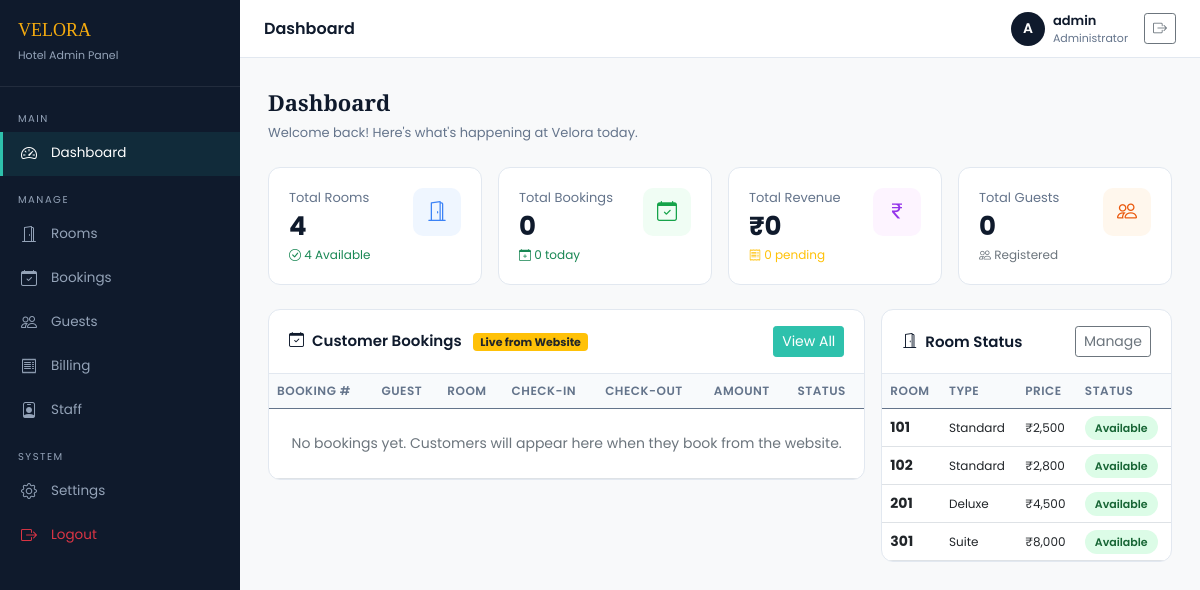
The app's page /admin/dashboard.php (signed in) with its own data.
### tables this page shows
CREATE TABLE IF NOT EXISTS rooms (
  sr_no INT AUTO_INCREMENT PRIMARY KEY,
  room_name VARCHAR(100) NOT NULL,
  room_type ENUM('Standard','Deluxe','Suite','Presidential') NOT NULL,
  room_number VARCHAR(10) NOT NULL UNIQUE,
  floor_number INT DEFAULT 1,
  price_per_night DECIMAL(10,2) NOT NULL,
  max_adults INT DEFAULT 2,
  max_children INT DEFAULT 1,
  max_capacity INT DEFAULT 3,
  features TEXT COMMENT 'comma separated: 2 Rooms, 1 Bathroom',
  facilities TEXT COMMENT 'comma separated: WiFi, AC, TV',
  description TEXT,
  room_image VARCHAR(255),
  rating INT DEFAULT 4,
  status ENUM('Available','Occupied','Maintenance') DEFAULT 'Available',
  created_at TIMESTAMP DEFAULT CURRENT_TIMESTAMP
);

### admin/dashboard.php (the view, shortened to what this page needs)
<?php
require('include/db_config.php');
$total_rooms     = mysqli_fetch_assoc(mysqli_query($con,"SELECT COUNT(*) c FROM rooms"))['c'];
$available_rooms = mysqli_fetch_assoc(mysqli_query($con,
"SELECT COUNT(*) c FROM rooms r
WHERE NOT EXISTS (
  SELECT 1 FROM bookings b
  WHERE b.room_id = r.sr_no
  AND b.status IN ('Occupied','Confirmed')
)"))['c'];
$total_bookings  = mysqli_fetch_assoc(mysqli_query($con,"SELECT COUNT(*) c FROM bookings"))['c'];
$today_bookings  = mysqli_fetch_assoc(mysqli_query($con,"SELECT COUNT(*) c FROM bookings WHERE DATE(created_at)=CURDATE()"))['c'];
$total_revenue   = mysqli_fetch_assoc(mysqli_query($con,"SELECT COALESCE(SUM(paid_amount),0) r FROM invoices"))['r'];
$pending_bills   = mysqli_fetch_assoc(mysqli_query($con,"SELECT COUNT(*) c FROM invoices WHERE payment_status='Pending'"))['c'];
$total_guests    = mysqli_fetch_assoc(mysqli_query($con,"SELECT COUNT(*) c FROM guests"))['c'];
$recent = mysqli_query($con,
  "SELECT b.*, r.room_name, r.room_number, r.room_type, r.room_image
   FROM bookings b
   JOIN rooms r ON b.room_id=r.sr_no
   ORDER BY b.created_at DESC LIMIT 8");
 $rooms_list = mysqli_query($con,
"SELECT r.room_number, r.room_name, r.room_type, r.price_per_night,
CASE
  WHEN EXISTS (
    SELECT 1 FROM bookings b
    WHERE b.room_id = r.sr_no
    AND b.status IN ('Occupied','Confirmed')
  )
  THEN 'Occupied'
  ELSE 'Available'
END AS final_status
FROM rooms r
ORDER BY r.room_number LIMIT 6");
?>
<!DOCTYPE html>
<html lang="en">
<head>
  <?php require('include/links.php'); ?>
</head>
<body class="bg-light">
<?php require('include/header.php'); ?>
<div id="main-content">
  <div class="page-title h-font">Dashboard</div>
  <div class="page-subtitle">Welcome back! Here's what's happening at Velora today.</div>
  <div class="row g-3 mb-4">
    <div class="col-lg-3 col-md-6">
      <div class="stat-card">
        <div class="d-flex justify-content-between align-items-start">
          <div>
            <div class="stat-label">Total Rooms</div>
            <div class="stat-value"><?= $total_rooms ?></div>
            <div class="stat-change text-success"><i class="bi bi-check-circle"></i> <?= $available_rooms ?> Available</div>
          </div>
          <div class="stat-icon" style="background:#eff6ff;color:#3b82f6;font-size:20px;width:48px;height:48px;border-radius:10px;display:flex;align-items:center;justify-content:center;">
            <i class="bi bi-door-open"></i>
          </div>
        </div>
      </div>
    </div>
    <div class="col-lg-3 col-md-6">
      <div class="stat-card">
        <div class="d-flex justify-content-between align-items-start">
          <div>
            <div class="stat-label">Total Bookings</div>
            <div class="stat-value"><?= $total_bookings ?></div>
            <div class="stat-change text-success"><i class="bi bi-calendar-plus"></i> <?= $today_bookings ?> today</div>
          </div>
          <div class="stat-icon" style="background:#f0fdf4;color:#16a34a;font-size:20px;width:48px;height:48px;border-radius:10px;display:flex;align-items:center;justify-content:center;">
            <i class="bi bi-calendar-check"></i>
          </div>
        </div>
      </div>
    </div>
    <div class="col-lg-3 col-md-6">
      <div class="stat-card">
        <div class="d-flex justify-content-between align-items-start">
          <div>
            <div class="stat-label">Total Revenue</div>
            <div class="stat-value">&#8377;<?= number_format($total_revenue) ?></div>
            <div class="stat-change text-warning"><i class="bi bi-receipt"></i> <?= $pending_bills ?> pending</div>
          </div>
          <div class="stat-icon" style="background:#fdf4ff;color:#9333ea;font-size:20px;width:48px;height:48px;border-radius:10px;display:flex;align-items:center;justify-content:center;">
            <i class="bi bi-currency-rupee"></i>
          </div>
        </div>
      </div>
    </div>
    <div class="col-lg-3 col-md-6">
      <div class="stat-card">
        <div class="d-flex justify-content-between align-items-start">
          <div>
            <div class="stat-label">Total Guests</div>
            <div class="stat-value"><?= $total_guests ?></div>
            <div class="stat-change text-muted"><i class="bi bi-people"></i> Registered</div>
          </div>
          <div class="stat-icon" style="background:#fff7ed;color:#ea580c;font-size:20px;width:48px;height:48px;border-radius:10px;display:flex;align-items:center;justify-content:center;">
            <i class="bi bi-people"></i>
          </div>
        </div>
      </div>
    </div>
  </div>
  <div class="row g-3">
    <div class="col-lg-8">
      <div class="section-card">
        <div class="section-header">
          <h5><i class="bi bi-calendar-check me-2"></i>Customer Bookings <span class="badge bg-warning text-dark ms-2" style="font-size:11px;">Live from Website</span></h5>
          <a href="bookings.php" class="btn btn-sm custom-bg text-white">View All</a>
        </div>
        <div class="table-responsive">
          <table class="table admin-table mb-0">
            <thead>
              <tr><th>Booking #</th><th>Guest</th><th>Room</th><th>Check-in</th><th>Check-out</th><th>Amount</th><th>Status</th></tr>
            </thead>
            <tbody>
              <?php if(mysqli_num_rows($recent)>0): while($b=mysqli_fetch_assoc($recent)): ?>
              <tr>
                <td><small class="fw-semibold text-muted"><?= htmlspecialchars($b['booking_number']) ?></small></td>
                <td>
                  <div style="font-size:13px;"><?= htmlspecialchars($b['guest_name']) ?></div>
                  <small class="text-muted"><?= htmlspecialchars($b['guest_phone']) ?></small>
                </td>
                <td>
                  <div class="d-flex align-items-center gap-2">
                    <img src="../<?= htmlspecialchars($b['room_image']) ?>" class="room-thumb">
                    <div>
                      <div style="font-size:13px;"><?= htmlspecialchars($b['room_name']) ?></div>
                      <small class="text-muted">Room <?= $b['room_number'] ?></small>
                    </div>
                  </div>
                </td>
                <td style="font-size:13px;"><?= date('d M Y',strtotime($b['check_in'])) ?></td>
                <td style="font-size:13px;"><?= date('d M Y',strtotime($b['check_out'])) ?></td>
                <td><strong>&#8377;<?= number_format($b['total_amount']) ?></strong></td>
                  <td><span class="status-badge badge-<?= strtolower($b['status']) ?>"><?= $b['status'] ?></span></td>
              </tr>
              <?php endwhile; else: ?>
              <tr><td colspan="7" class="text-center text-muted py-4">No bookings yet. Customers will appear here when they book from the website.</td></tr>
              <?php endif; ?>
            </tbody>
          </table>
        </div>
      </div>
    </div>
    <div class="col-lg-4">
      <div class="section-card">
        <div class="section-header">
          <h5><i class="bi bi-door-open me-2"></i>Room Status</h5>
          <a href="rooms.php" class="btn btn-sm btn-outline-secondary">Manage</a>
        </div>
        <div class="table-responsive">
          <table class="table admin-table mb-0">
            <thead><tr><th>Room</th><th>Type</th><th>Price</th><th>Status</th></tr></thead>
            <tbody>
              <?php while($r=mysqli_fetch_assoc($rooms_list)): ?>
              <tr>
                <td><strong><?= $r['room_number'] ?></strong></td>
                <td style="font-size:12px;"><?= $r['room_type'] ?></td>
                <td style="font-size:12px;">&#8377;<?= number_format($r['price_per_night']) ?></td>
              <td>
                 <span class="status-badge badge-<?= strtolower($r['final_status']) ?>">
                   <?= $r['final_status'] ?>
                 </span>
               </td>
              </tr>
              <?php endwhile; ?>
            </tbody>
          </table>
        </div>
      </div>
    </div>
  </div>
</div>
</body>
</html>

### admin/include/links.php (shortened to what this page needs)
<link href="https://cdn.jsdelivr.net/npm/bootstrap@5.0.2/dist/css/bootstrap.min.css" rel="stylesheet">
<link rel="stylesheet" href="https://cdn.jsdelivr.net/npm/bootstrap-icons@1.13.1/font/bootstrap-icons.min.css">
<link rel="stylesheet" href="./css/style.css">

### admin/include/header.php (shortened to what this page needs)
<?php $current = basename($_SERVER['PHP_SELF'],'.php'); ?>
<div id="topbar">
  <div class="d-flex align-items-center gap-3">
    <h5 id="topbar-title"><?php $t=['dashboard'=>'Dashboard','rooms'=>'Room Management','bookings'=>'Bookings','guests'=>'Guest Records','billing'=>'Billing & Invoices','staff'=>'Staff Management','settings'=>'Settings']; echo $t[$current]??ucfirst($current); ?></h5>
  </div>
  <div class="d-flex align-items-center gap-3">
    <div class="d-flex align-items-center gap-2">
      <div class="admin-badge">A</div>
      <div>
        <div style="font-size:13px;font-weight:600;color:#0f1a2c;"><?= htmlspecialchars($_SESSION['adminName']??'Admin') ?></div>
        <div style="font-size:11px;color:#64748b;">Administrator</div>
      </div>
    </div>
    <a href="logout.php" class="btn btn-sm btn-outline-secondary" title="Logout"><i class="bi bi-box-arrow-right"></i></a>
  </div>
</div>
<div id="sidebar">
  <div class="sidebar-brand">
    <h4 class="h-font">VELORA</h4>
    <small>Hotel Admin Panel</small>
  </div>
  <div class="pt-2">
    <div class="nav-section-title">Main</div>
    <a href="dashboard.php" class="nav-link <?= $current=='dashboard'?'active':'' ?>"><i class="bi bi-speedometer2"></i> Dashboard</a>
    <div class="nav-section-title">Manage</div>
    <a href="rooms.php" class="nav-link <?= $current=='rooms'?'active':'' ?>"><i class="bi bi-door-open"></i> Rooms</a>
    <a href="bookings.php" class="nav-link <?= $current=='bookings'?'active':'' ?>"><i class="bi bi-calendar-check"></i> Bookings</a>
    <a href="guests.php" class="nav-link <?= $current=='guests'?'active':'' ?>"><i class="bi bi-people"></i> Guests</a>
    <a href="billing.php" class="nav-link <?= $current=='billing'?'active':'' ?>"><i class="bi bi-receipt"></i> Billing</a>
    <a href="staff.php" class="nav-link <?= $current=='staff'?'active':'' ?>"><i class="bi bi-person-badge"></i> Staff</a>
    <div class="nav-section-title">System</div>
    <a href="settings.php" class="nav-link <?= $current=='settings'?'active':'' ?>"><i class="bi bi-gear"></i> Settings</a>
    <a href="logout.php" class="nav-link text-danger"><i class="bi bi-box-arrow-right"></i> Logout</a>
  </div>
</div>

### admin/css/style.css (style rules this page uses)
:root { --primary-color: #0f1a2c; --secondary-color: #f6ac0f; --teal: #2ec1ac; --teal_hover: #279e8c; --text-light: #94a3b8; --white: #ffffff; --sidebar-width: 240px; }
* { font-family: "Poppins", sans-serif; }
.h-font { font-family: "Playfair Display", serif; }
.custom-bg { background-color: var(--teal); border: 1px solid var(--teal); transition: all 0.3s ease; }
#sidebar { position: fixed; top: 0; left: 0; height: 100vh; width: var(--sidebar-width); background: var(--primary-color); z-index: 1000; overflow-y: auto; transition: all 0.3s ease; }
#sidebar .sidebar-brand { padding: 20px 18px; border-bottom: 1px solid rgba(255,255,255,0.08); }
#sidebar .sidebar-brand h4 { color: var(--secondary-color); font-size: 18px; margin: 0; font-family: "Playfair Display", serif; }
#sidebar .sidebar-brand small { color: var(--text-light); font-size: 11px; }
#sidebar .nav-section-title { font-size: 10px; text-transform: uppercase; letter-spacing: 1.5px; color: var(--text-light); padding: 16px 18px 6px; }
#sidebar .nav-link { color: #94a3b8; padding: 10px 18px; border-left: 3px solid transparent; border-radius: 0; font-size: 13.5px; display: flex; align-items: center; gap: 10px; transition: all 0.2s; }
#sidebar .nav-link.active { color: #fff; border-left-color: var(--teal); background: rgba(46,193,172,0.1); }
#sidebar .nav-link i { font-size: 16px; width: 20px; }
#topbar { position: fixed; top: 0; left: var(--sidebar-width); right: 0; height: 58px; background: #fff; border-bottom: 1px solid #e2e8f0; z-index: 999; display: flex; align-items: center; justify-content: space-between; padding: 0 24px; }
#topbar h5 { margin: 0; font-size: 16px; font-weight: 600; color: var(--primary-color); }
.admin-badge { background: var(--primary-color); color: #fff; width: 34px; height: 34px; border-radius: 50%; display: flex; align-items: center; justify-content: center; font-size: 14px; font-weight: 600; }
#main-content { margin-left: var(--sidebar-width); margin-top: 58px; padding: 28px; min-height: calc(100vh - 58px); }
.stat-card { background: #fff; border-radius: 12px; padding: 20px; border: 1px solid #e2e8f0; transition: all 0.3s ease; }
.stat-card .stat-icon { width: 48px; height: 48px; border-radius: 10px; display: flex; align-items: center; justify-content: center; font-size: 20px; }
.stat-card .stat-value { font-size: 26px; font-weight: 700; color: var(--primary-color); }
.stat-card .stat-label { font-size: 13px; color: #64748b; }
.stat-card .stat-change { font-size: 12px; }
.admin-table th { font-size: 12px; text-transform: uppercase; letter-spacing: 0.5px; color: #64748b; background: #f8fafc; border-top: none; font-weight: 600; }
.admin-table td { vertical-align: middle; font-size: 14px; }
.badge-available { background: #dcfce7; color: #166534; }
.status-badge { padding: 4px 10px; border-radius: 20px; font-size: 11px; font-weight: 600; }
.section-card { background: #fff; border-radius: 12px; border: 1px solid #e2e8f0; overflow: hidden; }
.section-card .section-header { padding: 16px 20px; border-bottom: 1px solid #e2e8f0; display: flex; align-items: center; justify-content: space-between; }
.section-card .section-header h5 { margin: 0; font-size: 15px; font-weight: 600; color: var(--primary-color); }
.page-title { font-size: 22px; font-weight: 700; color: var(--primary-color); margin-bottom: 4px; }
.page-subtitle { font-size: 13px; color: #64748b; margin-bottom: 24px; }

### records on screen
rooms: room_number "101", room_type "Standard", price_per_night "2,500", final_status "Available"
rooms: room_number "102", room_type "Standard", price_per_night "2,800", final_status "Available"
rooms: room_number "201", room_type "Deluxe", price_per_night "4,500", final_status "Available"
rooms: room_number "301", room_type "Suite", price_per_night "8,000", final_status "Available"

### other values on screen
$t[$current] "Dashboard"
$_SESSION['adminName'] "admin"
$total_rooms "4"
$available_rooms "4"
$total_bookings "0"
$today_bookings "0"
$total_revenue "0"
$pending_bills "0"
$total_guests "0"
